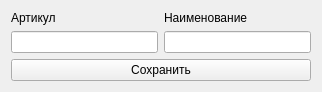
<?xml version="1.0" encoding="UTF-8"?>
<ui version="4.0">
 <class>Form</class>
 <widget class="QWidget" name="Form">
  <property name="geometry">
   <rect>
    <x>0</x>
    <y>0</y>
    <width>322</width>
    <height>91</height>
   </rect>
  </property>
  <property name="windowTitle">
   <string>Добавление спецификации</string>
  </property>
  <layout class="QGridLayout" name="gridLayout">
   <item row="1" column="1">
    <widget class="QLineEdit" name="lineEdit__specification_name"/>
   </item>
   <item row="0" column="0">
    <widget class="QLabel" name="label">
     <property name="text">
      <string>Артикул</string>
     </property>
    </widget>
   </item>
   <item row="0" column="1">
    <widget class="QLabel" name="label_2">
     <property name="text">
      <string>Наименование</string>
     </property>
    </widget>
   </item>
   <item row="1" column="0">
    <widget class="QLineEdit" name="lineEdit__specification_article"/>
   </item>
   <item row="2" column="0" colspan="2">
    <widget class="QPushButton" name="pushButton_save">
     <property name="text">
      <string>Сохранить</string>
     </property>
    </widget>
   </item>
  </layout>
 </widget>
 <resources/>
 <connections/>
</ui>
